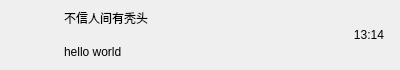
<?xml version="1.0" encoding="UTF-8"?>
<ui version="4.0">
 <class>ChatUserWidget</class>
 <widget class="QWidget" name="ChatUserWidget">
  <property name="geometry">
   <rect>
    <x>0</x>
    <y>0</y>
    <width>400</width>
    <height>70</height>
   </rect>
  </property>
  <property name="minimumSize">
   <size>
    <width>0</width>
    <height>70</height>
   </size>
  </property>
  <property name="maximumSize">
   <size>
    <width>16777215</width>
    <height>70</height>
   </size>
  </property>
  <property name="windowTitle">
   <string>Form</string>
  </property>
  <layout class="QHBoxLayout" name="horizontalLayout">
   <property name="leftMargin">
    <number>6</number>
   </property>
   <property name="topMargin">
    <number>2</number>
   </property>
   <property name="rightMargin">
    <number>6</number>
   </property>
   <property name="bottomMargin">
    <number>2</number>
   </property>
   <item>
    <widget class="QWidget" name="widget_icon" native="true">
     <property name="minimumSize">
      <size>
       <width>50</width>
       <height>50</height>
      </size>
     </property>
     <property name="maximumSize">
      <size>
       <width>50</width>
       <height>50</height>
      </size>
     </property>
     <layout class="QGridLayout" name="gridLayout">
      <property name="leftMargin">
       <number>0</number>
      </property>
      <property name="topMargin">
       <number>0</number>
      </property>
      <property name="rightMargin">
       <number>0</number>
      </property>
      <property name="bottomMargin">
       <number>0</number>
      </property>
      <property name="spacing">
       <number>0</number>
      </property>
      <item row="0" column="0">
       <widget class="QLabel" name="label_icon">
        <property name="minimumSize">
         <size>
          <width>45</width>
          <height>45</height>
         </size>
        </property>
        <property name="maximumSize">
         <size>
          <width>45</width>
          <height>45</height>
         </size>
        </property>
        <property name="text">
         <string/>
        </property>
       </widget>
      </item>
     </layout>
    </widget>
   </item>
   <item>
    <widget class="QWidget" name="widget_userinfo" native="true">
     <layout class="QVBoxLayout" name="verticalLayout">
      <property name="leftMargin">
       <number>2</number>
      </property>
      <property name="topMargin">
       <number>2</number>
      </property>
      <property name="rightMargin">
       <number>2</number>
      </property>
      <property name="bottomMargin">
       <number>2</number>
      </property>
      <item>
       <widget class="QLabel" name="label_chatname">
        <property name="text">
         <string>不信人间有秃头</string>
        </property>
       </widget>
      </item>
      <item>
       <widget class="QLabel" name="label_userchat">
        <property name="text">
         <string>hello world</string>
        </property>
       </widget>
      </item>
     </layout>
    </widget>
   </item>
   <item>
    <widget class="QWidget" name="widget_time" native="true">
     <property name="minimumSize">
      <size>
       <width>50</width>
       <height>50</height>
      </size>
     </property>
     <property name="maximumSize">
      <size>
       <width>50</width>
       <height>50</height>
      </size>
     </property>
     <layout class="QGridLayout" name="gridLayout_2">
      <property name="leftMargin">
       <number>0</number>
      </property>
      <property name="topMargin">
       <number>0</number>
      </property>
      <property name="rightMargin">
       <number>0</number>
      </property>
      <property name="bottomMargin">
       <number>0</number>
      </property>
      <property name="spacing">
       <number>0</number>
      </property>
      <item row="0" column="0">
       <widget class="QLabel" name="label_time">
        <property name="text">
         <string>13:14</string>
        </property>
        <property name="alignment">
         <set>Qt::AlignCenter</set>
        </property>
       </widget>
      </item>
     </layout>
    </widget>
   </item>
  </layout>
 </widget>
 <resources/>
 <connections/>
</ui>
